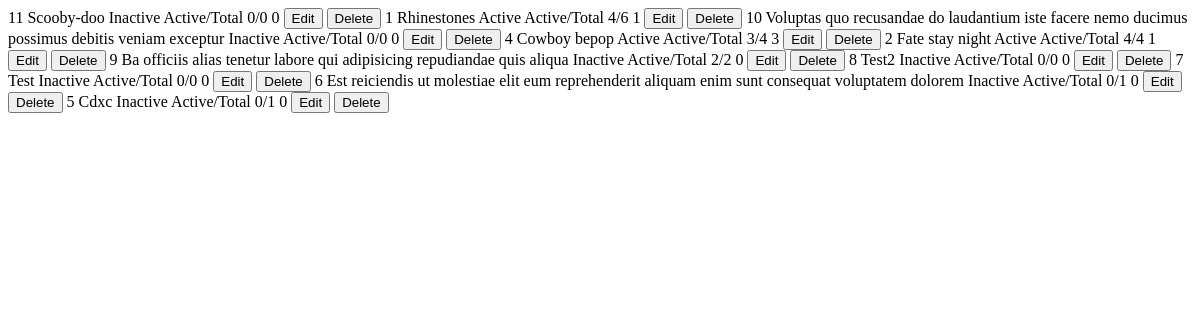
/admin-app/shows-list/ (signed in), run on an earlier commit of the app's database.
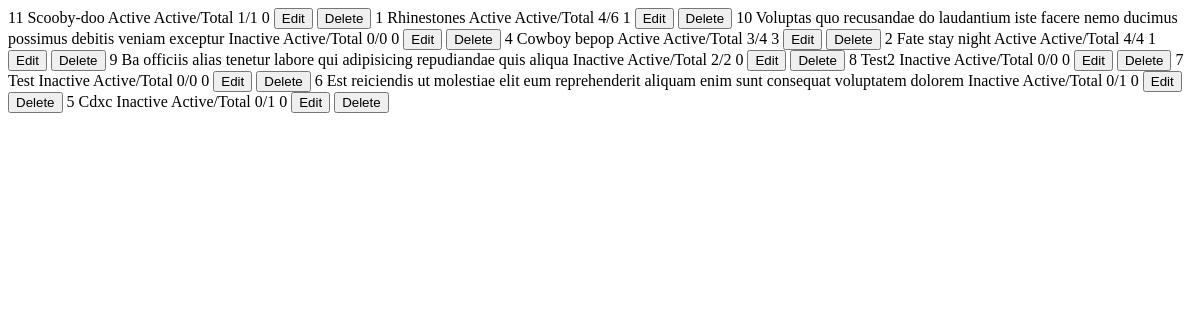
And on a later commit of the database.
### admin_app/models.py (models this page shows, shortened)
class Show(models.Model):
    class Meta:
        ordering=['-updated_at','created_at']
    STATUS_CHOICES = [
    ('active', 'Active'),
    ('inactive', 'Inactive'),
    ]
    title = models.CharField(max_length=100, unique=True)
    slug = models.SlugField(max_length=100, unique=True, blank=True)
    status = models.CharField(max_length=10, choices=STATUS_CHOICES, default='inactive')
    created_at = models.DateTimeField(auto_now_add=True)
    updated_at = models.DateTimeField(auto_now=True)
    cover_image_url = models.URLField(max_length=200, blank=True, null=True)
    view_count = models.IntegerField(default=0)
    categories = models.ManyToManyField(Category, related_name='categories_set')
    genres = models.ManyToManyField(Genre, related_name='genres_set')

### admin_app/views/show_view.py (the view)
# urls.py: path('shows-list/', show_view.shows_list, name='shows_list'),
@staff_required
@ensure_platform_configured
def shows_list(request):
    request.session['page'] = 'Admin Shows'
    staff_count = User.objects.filter(is_staff=True, is_active=True).count()
    user_with_brand = AppConfig.Ownership.get_owner()
    site_name = user_with_brand.brand_name if user_with_brand else None
    site_logo = user_with_brand.brand_image_url if user_with_brand else None
    shows = Show.objects.all()
    page_number = request.GET.get('page', 1)
    paginator = Paginator(shows, 10)  # Show 10 shows per page
    page_obj = paginator.get_page(page_number)
    context = {
        "shows": page_obj,
        "site_name":site_name,
        "site_logo":site_logo
    }
    return render(request, 'admin_app/partials/list_elements/shows_list.html', context)

### admin_app/services/AppConfig.py (called while the page is built)
    @staticmethod
    def get_owner():
        user_with_brand = User.objects.filter(brand_name__isnull=False,brand_image_url__isnull=False,is_staff=True).first()
        return user_with_brand

### user_app/templatetags/custom_filters.py (called while the page is built)
@register.filter
def active_count(videos):
    return videos.filter(status='active').count()

### admin_app/templates/admin_app/partials/list_elements/shows_list.html
{% load custom_filters %}
{% load humanize %}
{% for show in shows %}
{% if forloop.last  and  shows.has_next%}
<tr id="shows-{{ show.id }}" hx-trigger="revealed" hx-get="{% url 'shows_list' %}?page={{ shows.next_page_number }}" hx-swap="afterend">
{% else %}
<tr id="shows-{{ show.id }}">
{% endif %}
    <td class="px-6 py-4 whitespace-nowrap text-sm text-gray-500">{{ show.id }}</td>
    <td class="px-6 py-4 whitespace-nowrap text-sm text-gray-900 capitalize">{{ show.title }}</td>
    <td class="px-6 py-4 whitespace-nowrap text-sm text-gray-900">
        <span class="{% if show.status == 'active'   %} bg-gradient-to-tl from-green-600 to-lime-400{% else %}bg-gradient-to-tl from-slate-600 to-slate-300{% endif %} px-2.5 text-xs rounded-1.8 py-1.4 inline-block whitespace-nowrap text-center align-baseline font-bold uppercase leading-none text-white">
            {% if show.status == 'active' %}
            Active
        {% else %}
            Inactive
        {% endif %}
        </span>
    </td>
    <td>Active/Total  {{ show.video_set|active_count }}/{{ show.video_set.count }}</td>
    <td class="px-6 py-4 whitespace-nowrap text-sm font-medium" align="center">{{show.view_count|intword}}</td>
    <td class="px-6 py-4 whitespace-nowrap text-sm font-medium">
        <button onclick="openModal()" hx-get="{% url 'edit_show' show.id %}" hx-target="#modal_body" hx-swap="innerHTML" class="openModal text-indigo-600 hover:text-indigo-900">Edit</button>
        <button onclick="confirmDelete({{ show.id }})" class="text-red-600 hover:text-red-900">Delete</button>
    </td>
</tr>
{% endfor %}

What changed in the data, as far as the page shows it:
changed Show "Scooby-doo": video_set|active_count "0" → "1"; video_set.count "0" → "1"; status "Inactive" → "Active"
